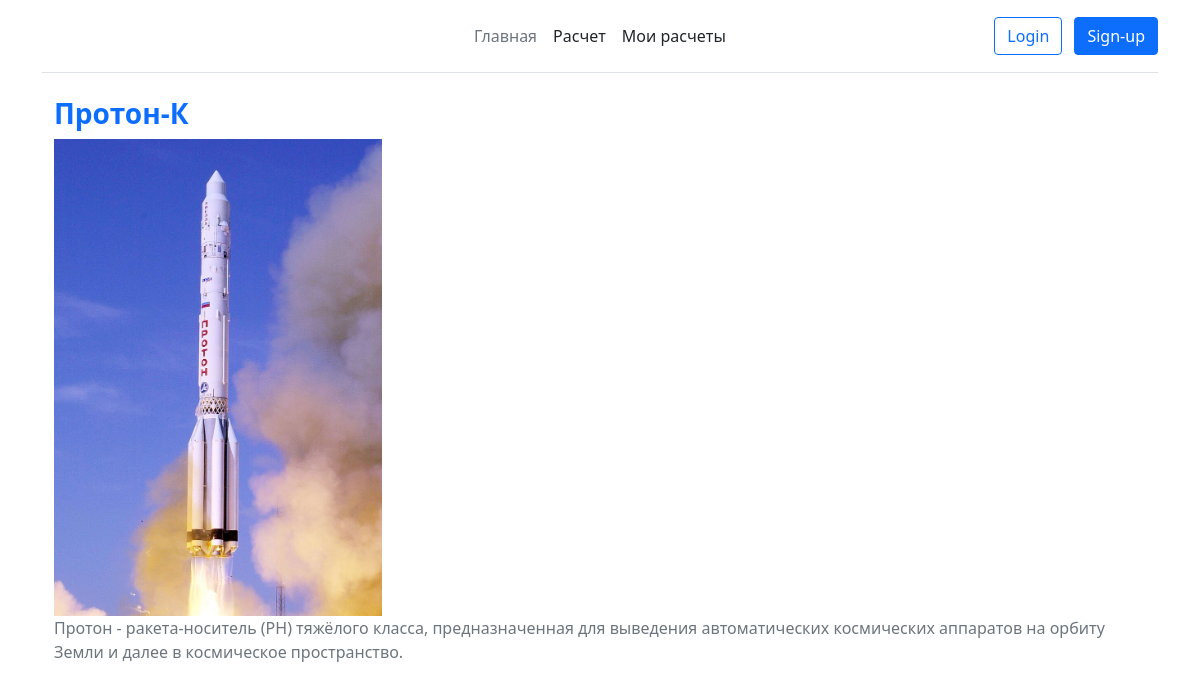
Before: /rocketdetail/1/ with the older database file.
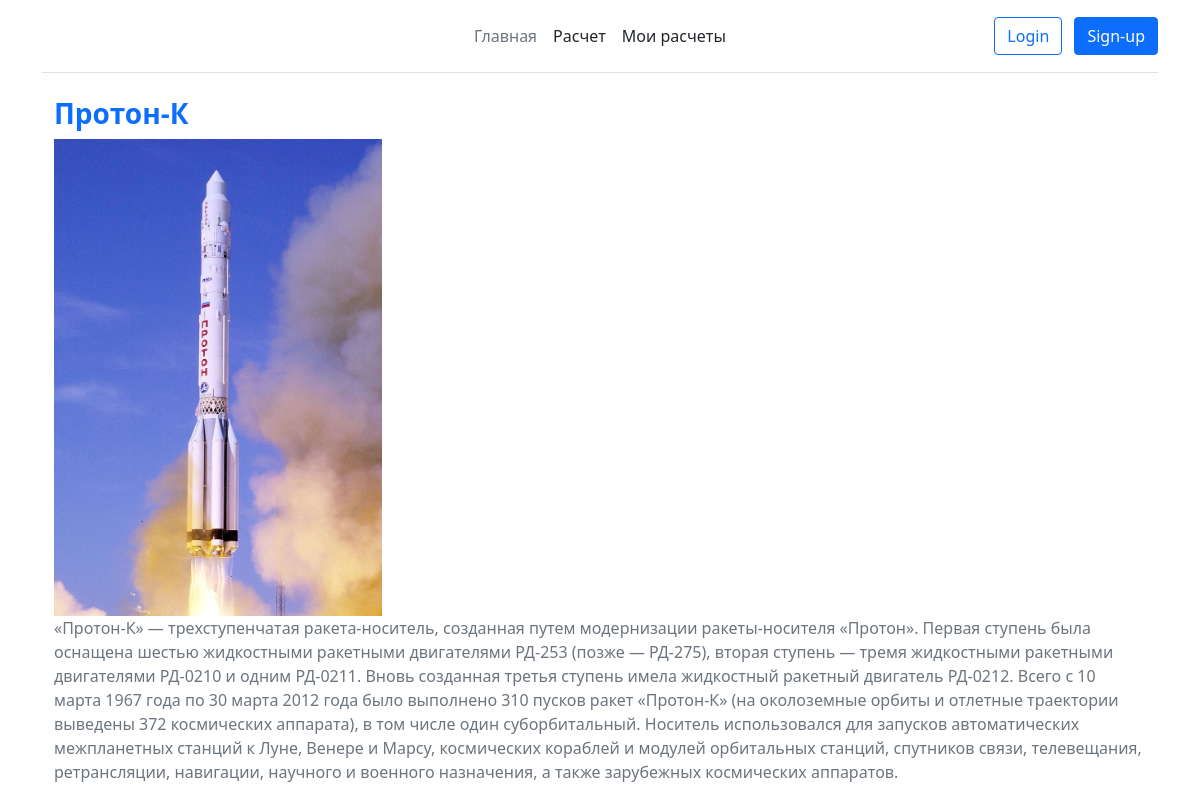
After: the same page with the newer database file.
### rocket/models.py (models this page shows, shortened)
class LaunchVehicle(models.Model):
    name = models.CharField(max_length=100, verbose_name="Название")
    short_description = models.TextField(blank=True, null=True, verbose_name="Краткое описание")
    description = models.TextField(blank=True, null=True, verbose_name="Описание")
    gto_playload = models.IntegerField(verbose_name="Полезная нагрузка (кг)")
    imagerocket = models.ImageField(verbose_name="Изображение",upload_to="rockets/",blank=True, null=True)
    class Meta:
        verbose_name = "Ракета-носитель"
        verbose_name_plural = "Ракеты-носители"

### rocket/views.py (the view)
# urls.py: path("rocketdetail/<int:pk>/", views.rocket_detail, name="rocket_detail")
def rocket_detail(request, pk):
    rocket = get_object_or_404(LaunchVehicle, pk = pk )
    return render(request, "rocket/rocket_detail.html", context={"rocket": rocket})

### rocket/templates/rocket/rocket_detail.html (shortened to what this page needs)
{% extends 'rocket/base.html' %}
{% block content %}
<div class="container ">
 <div class="row">
      <div class="col">
        <h3 class="rocket-name">{{rocket.name}}</h3>
          <div class="rocket-img-container">
                            <img {% if rocket.imagerocket %} src="{{ rocket.imagerocket.url }}" {% endif %}class="rocket-img " alt={{rocket.name}}>
                        </div>
        <p class="rocket-description ">{{rocket.description}}</p>
     </div>
 </div>
</div>
{% endblock%}

### rocket/templates/rocket/base.html (shortened to what this page needs)
<!DOCTYPE html>
<html lang="ru">
<head>
    <link href="https://cdn.jsdelivr.net/npm/bootstrap@5.1.3/dist/css/bootstrap.min.css" rel="stylesheet">
    <link href="https://cdn.jsdelivr.net/npm/bootstrap-icons@1.7.2/font/bootstrap-icons.css" rel="stylesheet">
</head>
<body>
    <div class="container">
    <header class="d-flex flex-wrap align-items-center justify-content-center justify-content-md-between py-3 mb-4 border-bottom">
      <a href="/" class="d-flex align-items-center col-md-3 mb-2 mb-md-0 text-dark text-decoration-none">
        <svg class="bi me-2" width="40" height="32" role="img" aria-label="Bootstrap"><use xlink:href="#bootstrap"></use></svg>
      </a>
      <ul class="nav col-12 col-md-auto mb-2 justify-content-center mb-md-0">
        <li><a href="{% url "list_rocket" %}" class="nav-link px-2 link-secondary">Главная</a></li>
        <li><a href="{% url "playload_calculation" %}" class="nav-link px-2 link-dark">Расчет</a></li>
        <li><a href="{% url "my_calculation" %}" class="nav-link px-2 link-dark">Мои расчеты</a></li>
      </ul>
      <div class="col-md-3 text-end">
        <button type="button" class="btn btn-outline-primary me-2">Login</button>
        <button type="button" class="btn btn-primary">Sign-up</button>
      </div>
    </header>
</div>
    <div class="container">
        {% block content %}
        {% endblock %}
    </div>
</body>
</html>

### rocket/templates/rocket/rocket_detail.html (style rules this page uses)
.rocket-name { font-weight: bold; color: #0d6efd; }
.rocket-description { color: #6c757d; font-size: 1rem; }
.rocket-img { object-fit: cover; width: 30%; height: 30%; }

Changed rows visible on the page:
changed LaunchVehicle "Протон-К": description "Протон - ракета-носитель (РН) тяжёлого класса, предназначенная для выведения автоматических космических аппаратов на орбиту Земли и далее в космическое пространство." → "«Протон-К» — трехступенчатая ракета-носитель, созданная путем модернизации ракеты-носителя «Протон». Первая ступень была оснащена шестью жидкостными ракетными двигателями РД-253 (позже — РД-275), вторая ступень — тремя жидкостными ракетными двигателями РД-0210 и одним РД-0211. Вновь созданная третья ступень имела жидкостный ракетный двигатель РД-0212. Всего с 10 марта 1967 года по 30 марта 2012 года было выполнено 310 пусков ракет «Протон-К» (на околоземные орбиты и отлетные траектории выведены 372 космических аппарата), в том числе один суборбитальный. Носитель использовался для запусков автоматических межпланетных станций к Луне, Венере и Марсу, космических кораблей и модулей орбитальных…"
